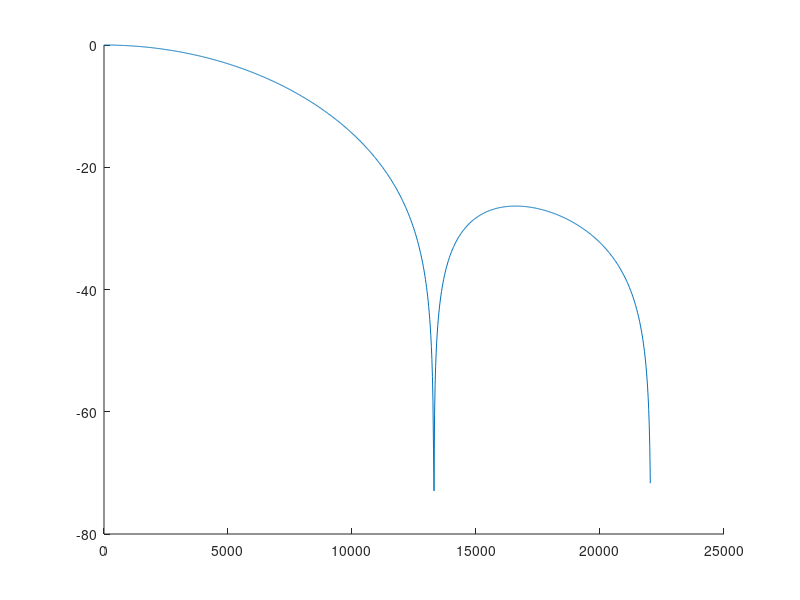

Reproduce this figure in MATLAB. (Note: this script raises an error after producing the figure.)
%Andrew Simon
%EECE 4510 - Intro to DSP
%HW 2 - 9/29/2022
%
% Reference for code: Blandford & Parr Ch 5
% Edited by Andrew Simon

%Clear workspace between runs
clear all, close all, clc

%Set parameters of filter
fs = 44.1 * 1000;   %sample freq
fc = 8 * 1000;      %cutoff freq
lenList = [6, 9, 12, 15]; %lengths to use

%Plot all windowed filters
figure(10); clf;
hold on
legList = zeros([1 length(lenList)]);

for i = 1:length(lenList)
    %Designing windowed filter
    L = lenList(i);                         %Set length
    N = lenList(i) - 1;                     %Set length L-1 to use for linear phase
    numR = fir1(N,fc/(fs/2),rectwin(L));
    [Hr f] = freqz(numR, 1,1024,fs);
    
    %Plot windowed filter
    plot(f, 20*log10(abs(Hr)))
    leglist(i) = sprintf("Length = %d",L);
end

%Add legend to plot
legend(leglist)

%Other optional plot formatting
grid on
xlabel('Freq (Hz)'), ylabel('Decibels')

% filter = lowpass FIR filter
%lengths = 6, 9, 12, 15
%fsample = 44.1kHz
%fcutoff = 8kHz